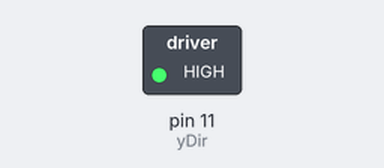
Bench run of a sketch on a simulated Arduino Uno, built with avr-gcc and run on an emulated ATmega328P. Parts: switched loads named in the sketch (green lamp = pin HIGH). Pins used as bus, display or sensor lines are not drawn.

Above: at 0.9 s.
At 6.6 s:
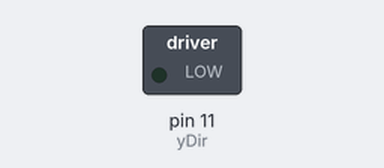
Timing chart, 0 to 8.8 s (numbered marks = the images above):
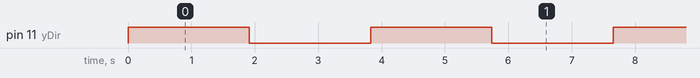

The sketch:

Driver_StepperRotate_line.ino
```cpp
/*TEST CODE: Rotate shaft of a single stepper motor back and forth.
 * This is a shortcut. Uses line() function to rotate shaft.
 * For testing effect of stepper motor + driver + Arduino on monkey neural recordings.
 */

#include <stdio.h>
#include <math.h>

#define xPulse 8 /*50% duty cycle pulse width modulation*/
#define xDir 9 /*rotation direction*/
#define yPulse 10
#define yDir 11


int direction = 1;
int microsteps = 16;
unsigned long dimensions[2] = {30000 * microsteps, 30000 * microsteps};
unsigned long location[2] = {0, 0};
int Delay = 30;

/* Implementation of Bresenham's Algorithm for a line
   Input vector (in number of steps) along with pulse width (delay, which determines speed)
   Proprioceptive location
*/
void line(long x1, long y1, int v) { /*inputs: x-component of vector, y-component of vector, speed/pulse width*/
  location[0] += x1; /*add x1 to current x-coordinate location*/
  location[1] += y1; /*add y1 to current y-coordinate location*/
  long x0 = 0, y0 = 0;
  long dx = abs(x1 - x0), signx = x0 < x1 ? 1 : -1; /*change in x is absolute value of difference between (x1,y1) location and origin*/
  /*if x0 is less than x1, set signx equal to 1; if x0 is not less than x1, set signx equal to -1*/
  /*if x-component of vector (desired x displacement) is positive, signx = 1 (clockwise rotation of motor)*/
  long dy = abs(y1 - y0), signy = y0 < y1 ? 1 : -1; /*same as above, except in terms of y*/
  long err = (dx > dy ? dx : -dy) / 2, e2; /*if dx is greater than dy, set error equal to dx/2; if dx is not greater than dy, set error equal to -dy/2*/
  digitalWrite(xDir, (signx + 1) / 2); /*setup x motor rotation direction, if signx = 1, rotate counterclockwise; if signx = -1, don't move*/
  digitalWrite(yDir, (signy + 1) / 2); /*setup y motor rotation direction*/
  for (;;) { /*infinite loop (;;)*/
    if (x0 == x1 && y0 == y1) break; /*once the desired location is reached, break out of the infinite loop and halt movement*/
    e2 = err; /*to maiantain error at start of loop, since error changes in some cases*/
    if (e2 > -dx) { /*if error is greater than negative dx*/
      err -= dy; /*subtract dy from the error*/
      x0 += signx; /*add signx (1 or -1) to the x-coordinate location*/
      /*HIGH to LOW represents one cycle of square wave, which corresponds to motor rotation*/
      digitalWrite(xPulse, HIGH);
      if (e2 < dy) { /*if error is less than dy*/
        err += dx; /*add dx to error*/
        y0 += signy; /*add signy (1 or -1) to the y-coordinate location*/
        /*motors of both dimensions moving*/
        digitalWrite(yPulse, HIGH);
        delayMicroseconds(v);
        digitalWrite(xPulse, LOW);
        digitalWrite(yPulse, LOW);
        delayMicroseconds(v);
      } else {
        delayMicroseconds(v);
        digitalWrite(xPulse, LOW);
        delayMicroseconds(v);
      }
    } else if (e2 < dy) {
      err += dx;
      y0 += signy;
      /*y-dimension motor movement*/
      digitalWrite(yPulse, HIGH);
      delayMicroseconds(v);
      digitalWrite(yPulse, LOW);
      delayMicroseconds(v);
    } else {
    }
  }
}

void setup() {
pinMode(yPulse, OUTPUT);
pinMode(yDir, OUTPUT);

digitalWrite(yDir, direction);
}

void loop() {
 line(0, 20000, 15);
 delay(1000);
 line(0, -20000, 15);
 delay(1000);
}
```

Measured:
- by itself, pin 11 (yDir): alternates HIGH for 1.9 s and LOW for 1.9 s
